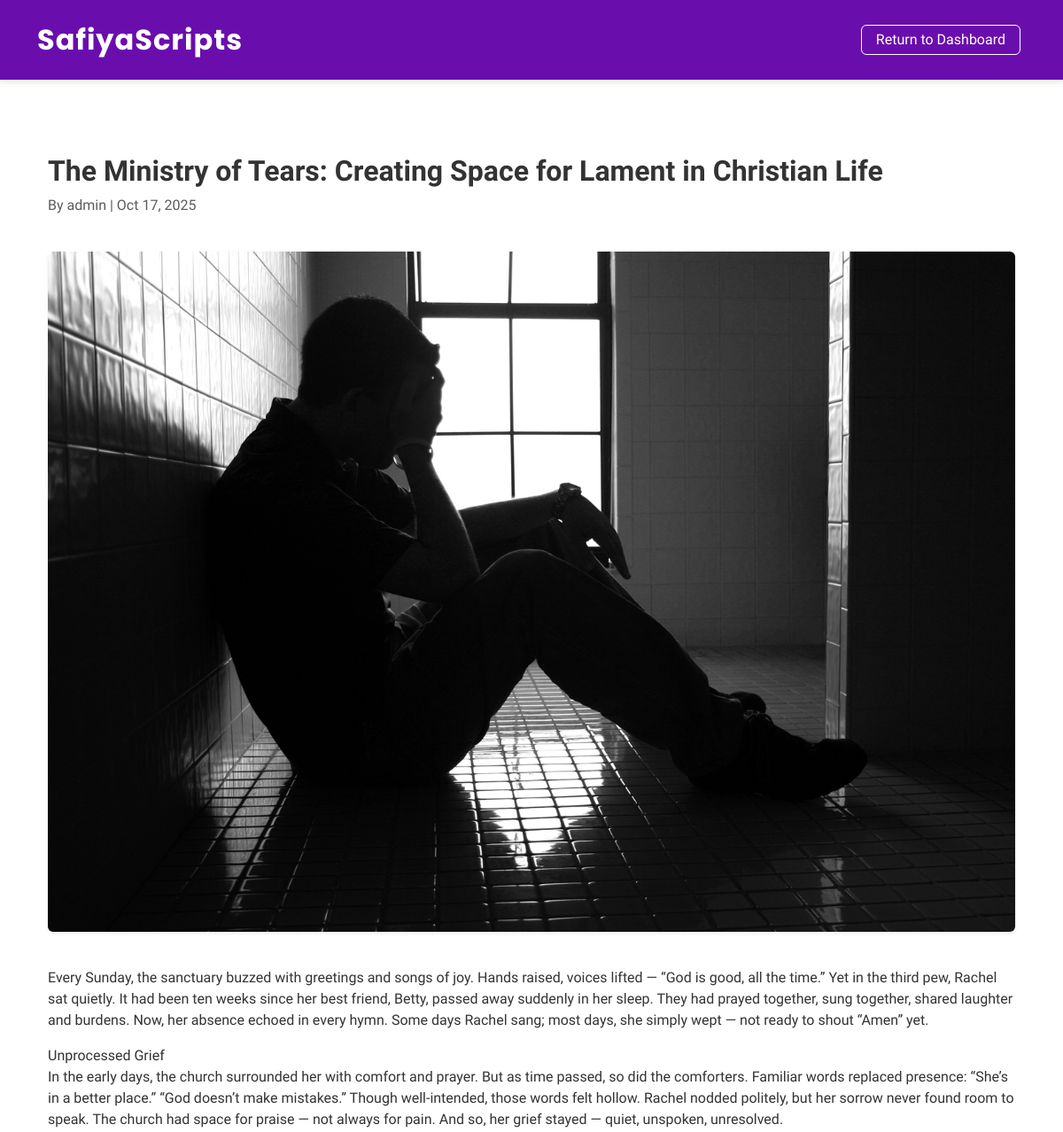
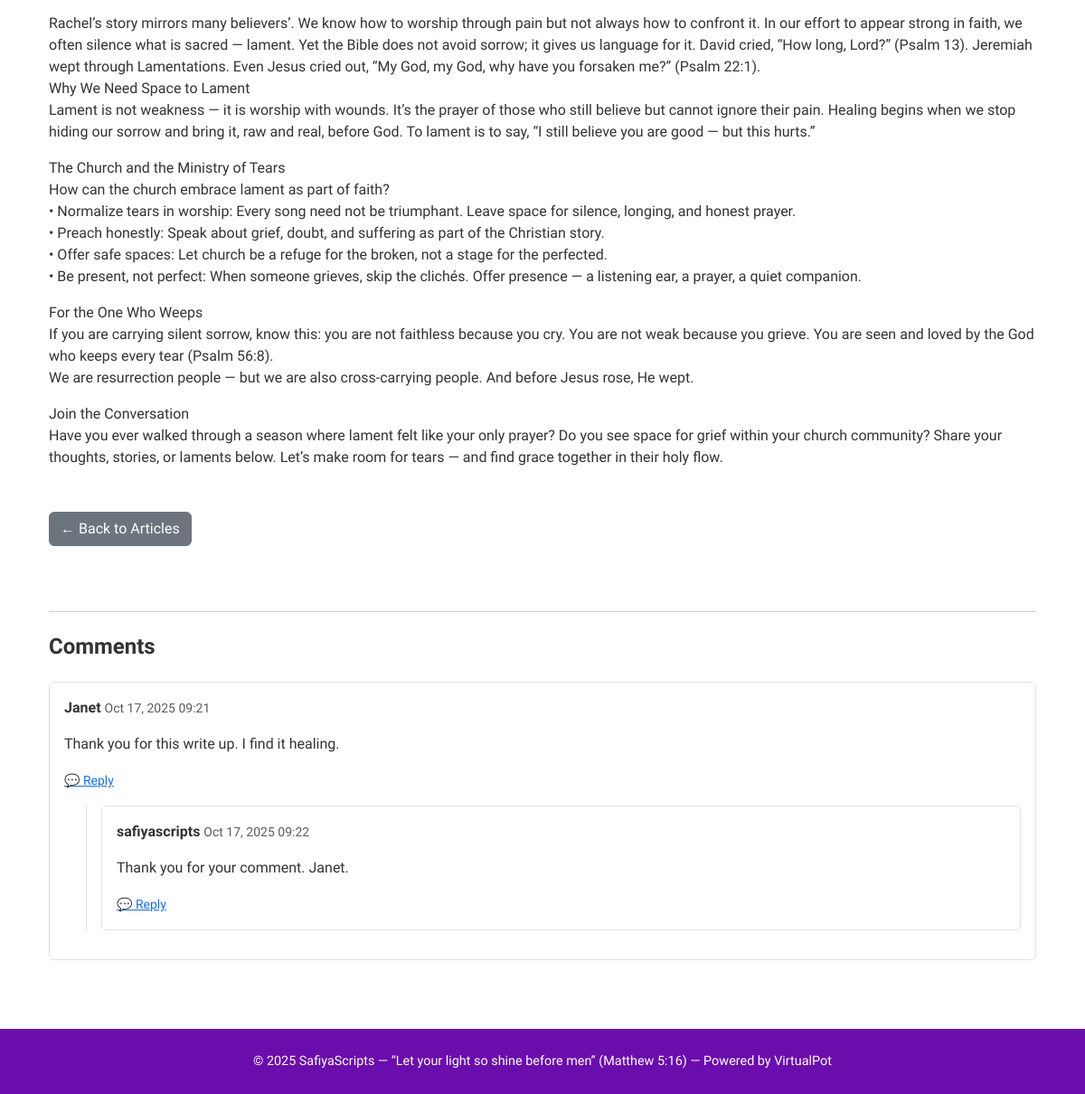
/articles/9/, run on the app's committed database (2 pictures, top to bottom).
### articles/models.py (models this page shows, shortened)
class Article(models.Model):
    title = models.CharField(max_length=200)
    short_description = models.TextField(max_length=300)
    full_description = models.TextField()
    author = models.ForeignKey(User, on_delete=models.CASCADE)
    image = models.ImageField(upload_to='article_images/', blank=True, null=True)
    date_posted = models.DateTimeField(default=timezone.now)
    class Meta:
        ordering = ['-date_posted']

class Comment(models.Model):
    article = models.ForeignKey(Article, related_name='comments', on_delete=models.CASCADE)
    user = models.ForeignKey(User, on_delete=models.CASCADE, blank=True, null=True)
    parent = models.ForeignKey('self', null=True, blank=True, related_name='replies', on_delete=models.CASCADE)
    name = models.CharField(max_length=100)
    email = models.EmailField(blank=True, null=True)
    content = models.TextField()
    created_at = models.DateTimeField(default=timezone.now)
    class Meta:
        ordering = ['created_at']

### articles/views.py (the view, shortened to what this page needs)
def article_detail(request, pk):
    article = get_object_or_404(Article, pk=pk)
    comments = article.comments.filter(parent__isnull=True).select_related('user')
    comment_form = CommentForm()
    context = {
        'article': article,
        'comments': comments,
        'comment_form': comment_form,
    }
    return render(request, 'articles/article_detail.html', context)

### templates/articles/article_detail.html (shortened to what this page needs)
{% extends "base_admin.html" %}
{% block content %}
<div class="container mt-4">
  <div class="d-flex justify-content-between align-items-center">
    <div>
      <h2 class="fw-bold">{{ article.title }}</h2>
      <p class="text-muted">
        By {{ article.author.username }} | {{ article.date_posted|date:"M d, Y" }}
      </p>
    </div>
  </div>
  {% if article.image %}
    <img src="{{ article.image.url }}"
         class="img-fluid rounded my-4 shadow-sm"
         alt="{{ article.title }}">
  {% endif %}
  <div class="article-body mb-5">
    <p class="fs-5">{{ article.full_description|linebreaks }}</p>
  </div>
  {% if request.user.is_staff %}
    <a href="{% url 'articles:article_list' %}" class="btn btn-secondary mb-5">
      ← Back to Articles
    </a>
  {% else %}
    <a href="{% url 'articles:article_list_public' %}" class="btn btn-secondary mb-5">
      ← Back to Articles
    </a>
  {% endif %}
  <hr class="my-4">
  <h4 class="mb-4 fw-semibold">Comments</h4>
  <div class="mt-3">
    {% if comments %}
      {% for comment in comments %}
        {% include "articles/comment_thread.html" with comment=comment %}
      {% endfor %}
    {% else %}
      <p class="text-muted">No comments yet.</p>
    {% endif %}
  </div>
</div>
{% endblock %}

### templates/articles/comment_thread.html (shortened to what this page needs)
<div class="border rounded p-3 mb-3" id="comment-{{ comment.id }}">
  <p><strong>{{ comment.name }}</strong> <small class="text-muted">{{ comment.created_at|date:"M d, Y H:i" }}</small></p>
  <p>{{ comment.content|linebreaks }}</p>
  <a href="#" class="text-primary small reply-link" data-comment="{{ comment.id }}">
    💬 Reply
  </a>
  {% if comment.replies.all %}
    <div class="ms-4 mt-3 border-start ps-3">
      {% for reply in comment.replies.all %}
        {% include "articles/comment_thread.html" with comment=reply %}
      {% endfor %}
    </div>
  {% endif %}
</div>

### templates/base_admin.html (style rules this page uses)
body { background-color: #ffffff; font-family: 'Raleway', sans-serif; color: #333; min-height: 100vh; display: flex; flex-direction: column; }

### data on the page
Article: title "The Ministry of Tears: Creating Space for Lament in Christian Life", author.username "admin", date_posted "Oct 17, 2025", image (picture), full_description "Every Sunday, the sanctuary buzzed with greetings and songs of joy. Hands raised, voices lifted — “God is good, all the time.” Yet in the third pew, Rachel sat quietly. It had been ten weeks since her best friend, Betty, passed away suddenly in her sleep. They had prayed together, sung together, shared laughter and burdens. Now, her absence echoed in every hymn. Some days Rachel sang; most days, she simply wept — not ready to shout “Amen” yet. Unprocessed Grief In the early days, the church surrounded her with comfort and prayer. But as time passed, so did the comforters. Familiar words replaced presence: “She’s in a better place.” “God doesn’t make mistakes.” Though well-intended, those…"
Comment: name "Janet", created_at "Oct 17, 2025 09:21", content "Thank you for this write up. I find it healing."
Comment: name "safiyascripts", created_at "Oct 17, 2025 09:22", content "Thank you for your comment. Janet."
